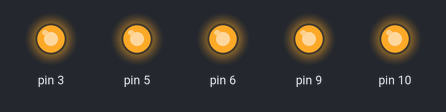
Simulated run of this sketch. Board: Arduino Uno, built with avr-gcc and run on an emulated ATmega328P. On the bench: output pins drawn as LEDs (lit = HIGH).

Above: at 0.05 s.
At 0.55 s:
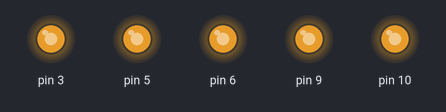
At 1.05 s:
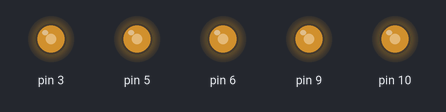
At 1.55 s:
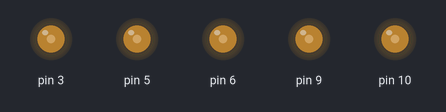
At 2.1 s:
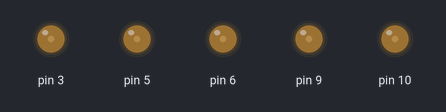
Timing chart, 0 to 8.2 s (numbered marks = the images above):
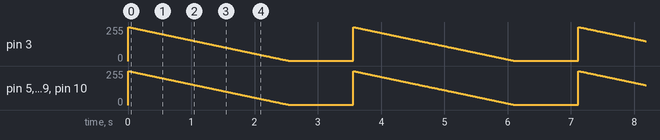

Measured:
- by itself, pin 3, pin 5, pin 6, pin 9, pin 10: ramps from 255/255 to 1/255 and jumps back, once every 3.6 s

The sketch:

test2.ino
```cpp
#include <stdio.h>
#include <math.h>
int serial_putc( char c, struct __file * )
{
  Serial.write( c );
  return c;
}

void printf_begin(void)
{
  fdevopen( &serial_putc, 0 );
}

void setup() {
      Serial.begin(115200);
      printf_begin();
      pinMode(3,OUTPUT);
      pinMode(5,OUTPUT);
      pinMode(6,OUTPUT);
      pinMode(9,OUTPUT);
      pinMode(10,OUTPUT);
}

void loop() {
      for(int i = 255; i > 0; i--){
          analogWrite(3, i);
          analogWrite(5, i);
          analogWrite(6, i);
          analogWrite(9, i);
          analogWrite(10, i);
          delay(10);
        }

      delay(1000);
}
```
